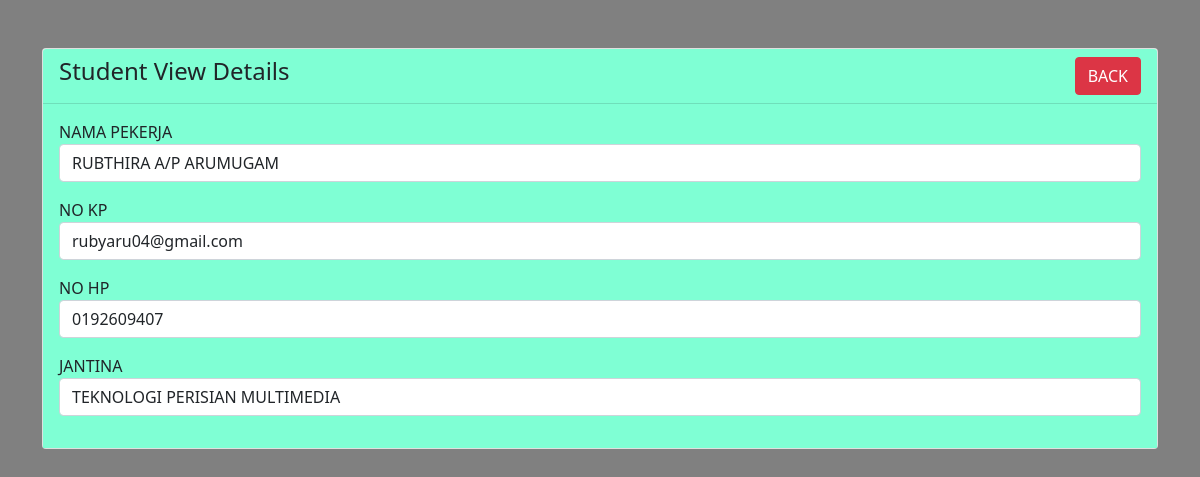
Page /student-view.php?id=1 on the committed database.
### tables this page shows
CREATE TABLE `students` (
  `id` int(100) NOT NULL,
  `name` varchar(100) NOT NULL,
  `email` varchar(100) NOT NULL,
  `phone` varchar(100) NOT NULL,
  `course` varchar(100) NOT NULL
);

### student-view.php (the view, shortened to what this page needs)
<?php
require 'dbcon.php';
?>
<!doctype html>
<html lang="en">
  <head>
    <link href="https://cdn.jsdelivr.net/npm/bootstrap@5.1.3/dist/css/bootstrap.min.css" rel="stylesheet">
</head>
<body style="background-color: gray;">
    <div class="container mt-5">
        <div class="row">
            <div class="col-md-12">
                <div class="card">
                    <div class="card-header" style="background-color:aquamarine;">
                        <h4 >Student View Details
                            <a href="index.php" class="btn btn-danger float-end">BACK</a>
                        </h4>
                    </div>
                    <div class="card-body" style="background-color:aquamarine;">
                        <?php
                        if(isset($_GET['id']))
                        {
                            $student_id = mysqli_real_escape_string($con, $_GET['id']);
                            $query = "SELECT * FROM students WHERE id='$student_id' ";
                            $query_run = mysqli_query($con, $query);
                            if(mysqli_num_rows($query_run) > 0)
                            {
                                $student = mysqli_fetch_array($query_run);
                                ?>
                                    <div class="mb-3">
                                        <label>NAMA PEKERJA</label>
                                        <p class="form-control">
                                            <?=$student['name'];?>
                                        </p>
                                    </div>
                                    <div class="mb-3">
                                        <label>NO KP</label>
                                        <p class="form-control">
                                            <?=$student['email'];?>
                                        </p>
                                    </div>
                                    <div class="mb-3">
                                        <label>NO HP</label>
                                        <p class="form-control">
                                            <?=$student['phone'];?>
                                        </p>
                                    </div>
                                    <div class="mb-3">
                                        <label>JANTINA</label>
                                        <p class="form-control">
                                            <?=$student['course'];?>
                                        </p>
                                    </div>
                                <?php
                            }
                            else
                            {
                                echo "<h4>No Such Id Found</h4>";
                            }
                        }
                        ?>
                    </div>
                </div>
            </div>
        </div>
    </div>
</body>
</html>

### rows in the picture
students: name "RUBTHIRA A/P ARUMUGAM", email "rubyaru04@gmail.com", phone "0192609407", course "TEKNOLOGI PERISIAN MULTIMEDIA"
